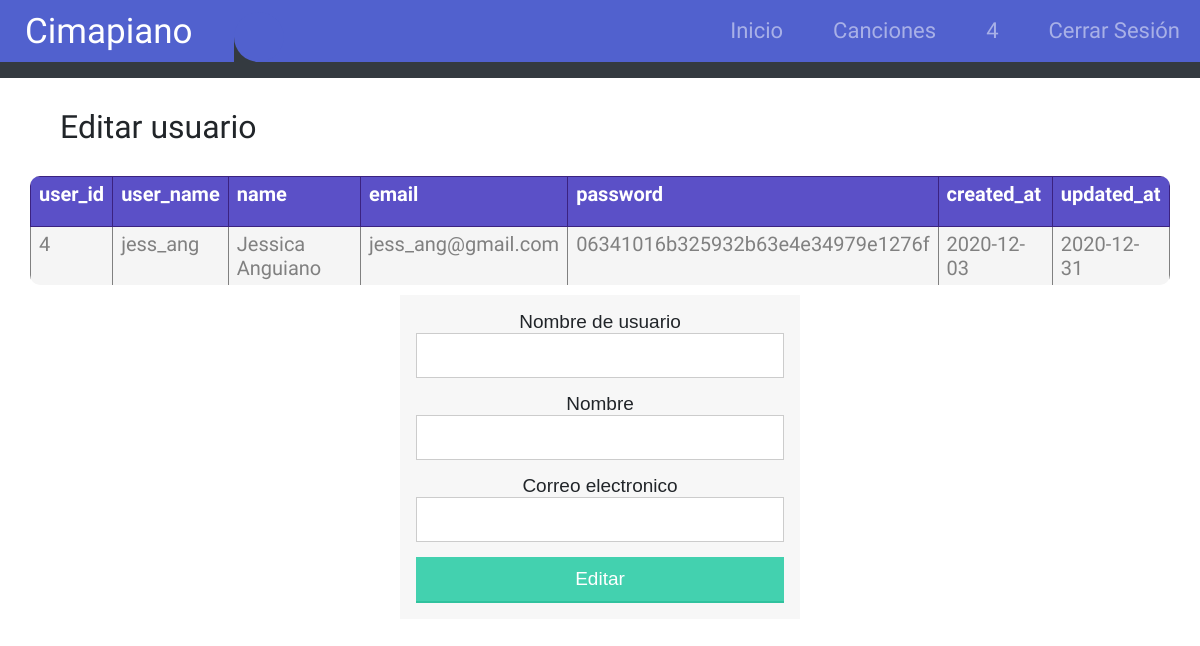
The page /all-users.php?option=2&userId=4 (signed in) on the database its author committed.
### tables this page shows
CREATE TABLE `user` (
  `user_id` int(11) NOT NULL,
  `user_name` varchar(50) NOT NULL,
  `name` varchar(50) NOT NULL,
  `email` varchar(50) NOT NULL,
  `password` varchar(50) NOT NULL,
  `created_at` date NOT NULL,
  `updated_at` date NOT NULL
);

### php/desplegar_tabla.php (the view, shortened to what this page needs)
<?php
echo "<table>";
  while ($titulo= mysqli_fetch_field($result)){
    echo '<th>';
    echo $titulo->name;
    echo '</th>';
  }
  if($result->num_rows > 0) {
    while ($row = $result-> fetch_assoc()){
      mysqli_field_seek($result, 0);
      echo '<tr>';
      while ($atributo= mysqli_fetch_field($result)){
        echo '<td>';
        echo $row[$atributo->name];
        echo '</td>';
      }
      echo"</tr>";
    }
    echo "</table>";
  }
  else {
    echo "0 resultado";
  }
?>

### css/main.css (style rules this page uses)
body { font-family:"Markazi Text",sans-serif;font-size:1.25rem }
html,body { margin:0;padding:0;border:0;width:100%;height:100%;vertical-align:baseline }
div,span,applet,object,iframe,h1,h2,h3,h4,h5,h6,p,blockquote,pre,a,abbr,acronym,address,big,cite,code,del,dfn,em,img,ins,kbd,q,s,samp,small,strike,strong,sub,sup,tt,var,b,u,center,dl,dt,dd,ol,ul,li,fieldset,form,label,legend,table,caption,tbody,tfoot,thead,tr,th,td,article,aside,canvas,details,embed,figure,figcaption,footer,header,hgroup,menu,nav,output,ruby,section,summary,time,mark,audio,video { margin:0;padding:0;border:0;vertical-align:baseline }
body { line-height:1 }
table { border-collapse:collapse;border-spacing:0 }
body { overflow:hidden }

### style.css (style rules this page uses)
* { margin: 0; padding: 0; }

### css/table.css (style rules this page uses)
table { border-collapse:collapse; }
th, td { border:1px solid; border-collapse:collapse; }
table, th { table-layout:auto; }
table { width:100%; margin-bottom:15px; }
th, td { padding:5px 8px; }
td { border-width:0 1px; }
table { border-spacing: 1; border-collapse: collapse; background: white; border-radius: 10px; overflow: hidden; width: 100%; margin: 0 auto; position: relative; }
table * { position: relative; }
table td, table th { padding-left: 8px; }
table tbody tr { height: 50px; }
table tbody tr:last-child { border: 0; }
table td, table th { text-align: left; }
th { color: #fff; background-color: #5B50C7; border-color: #3B2280; }
tbody tr:nth-child(even) { background-color: #f5f5f5; }
tbody tr { color: #808080; line-height: 1.2; }

### rows shown on the page
user: user_id "4", user_name "jess_ang", name "Jessica Anguiano", email "jess_ang@gmail.com", password "06341016b325932b63e4e34979e1276f", created_at "2020-12-03", updated_at "2020-12-31"

### other values the page prints
$_SESSION["user_name"] "4"
$titulo "Editar usuario"
$titulo->name "user_id"
$titulo->name "user_name"
$titulo->name "name"
$titulo->name "email"
$titulo->name "password"
$titulo->name "created_at"
$titulo->name "updated_at"
